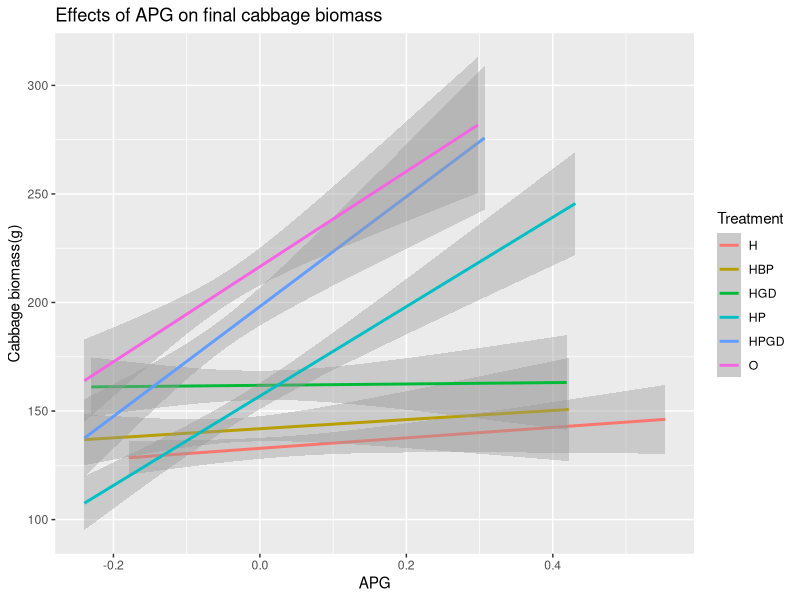
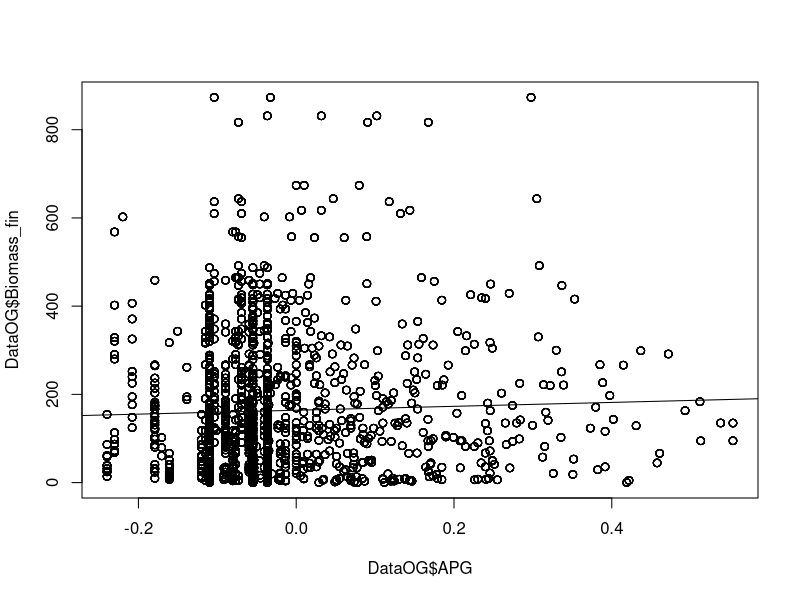
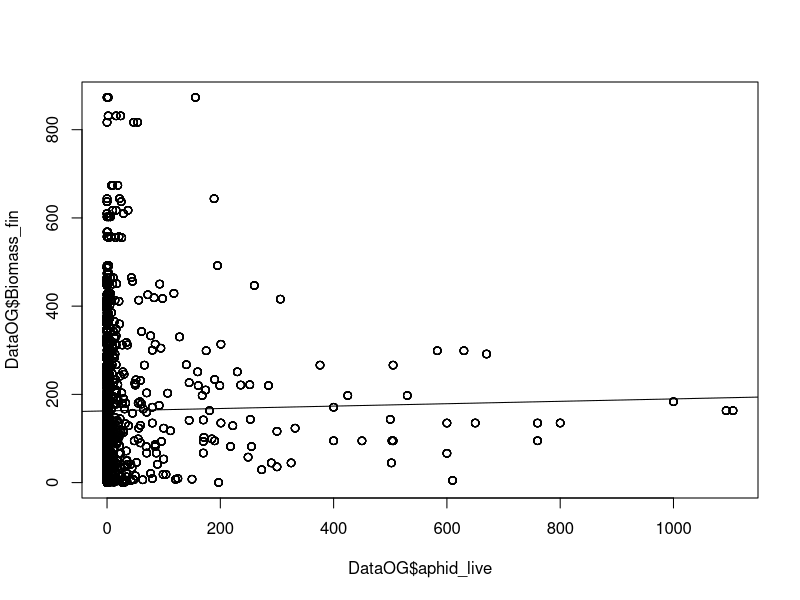
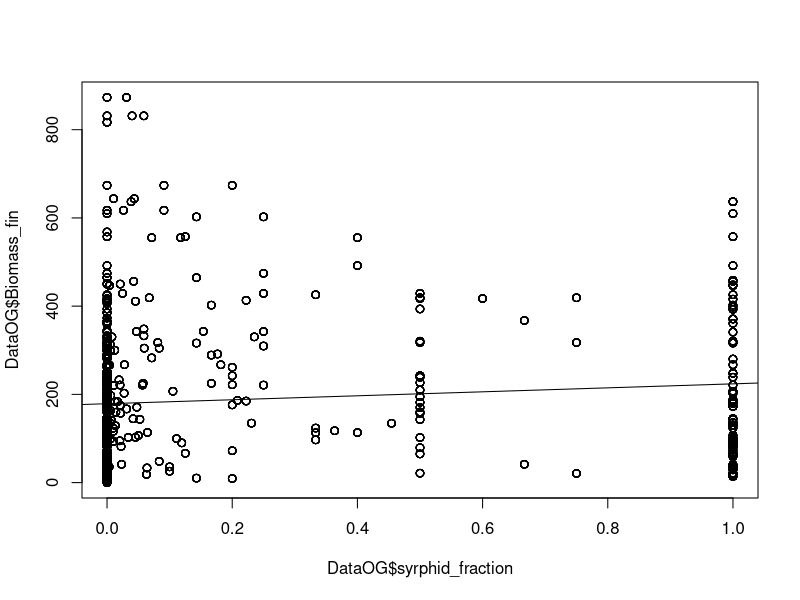

R code for these plots, in order: (Note: this script raises an error after producing the figures.)
# creation of DataOG with all variables

Data1 <- read.table("Project data.csv", header = TRUE, dec = ",", sep = ";")
Data1$APG <- NA 
A <- Data1$Date == "1"
Data1[A, "APG"] <- ((log(Data1$aphid_live[A] + 1) - log(Data1$aphidsinoculated_init[A] + 1))/10)
A <- Data1$Date == "2"
Data1[A, "APG"] <- ((log(Data1$aphid_live[A] + 1) - log(Data1$aphidsinoculated_init[A] + 1))/20)
A <- Data1$Date == "3"
Data1[A, "APG"] <- ((log(Data1$aphid_live[A] + 1) - log(Data1$aphidsinoculated_init[A] + 1))/30)
DataOG <- Data1

parasitism_rate <- (Data1$aphid_parasitized/(Data1$aphid_live + Data1$aphid_parasitized))
DataOG$parasitism_rate <- parasitism_rate

syrphid_fraction <- (Data1$syrphidl_p / ((Data1$aphid_live) + (Data1$syrphidl_p)))
DataOG$syrphid_fraction <- syrphid_fraction

library(ggplot2)
ggplot(DataOG, aes(x = APG, y = Biomass_fin, color = Treatment)) +
  labs(x = "APG", y = "Cabbage biomass(g)",
       title = "Effects of APG on final cabbage biomass") +
  geom_smooth(method = "lm") 
  

Plot1 <- plot(DataOG$Biomass_fin ~ DataOG$APG)
abline(lm(Biomass_fin ~ APG, data = DataOG))

# no significant effect 

Plot2 <- plot(DataOG$Biomass_fin ~ DataOG$aphid_live)
abline(lm(Biomass_fin ~ aphid_live, data = DataOG))

Plot3 <- plot(DataOG$Biomass_fin ~ DataOG$syrphid_fraction)
abline(lm(Biomass_fin ~ syrphid_fraction, data = DataOG))


Plot4 <- plot(DataOG$Biomass_fin ~ DataOG$s)
abline(lm(Biomass_fin ~ syrphid_fraction, data = DataOG))


       
